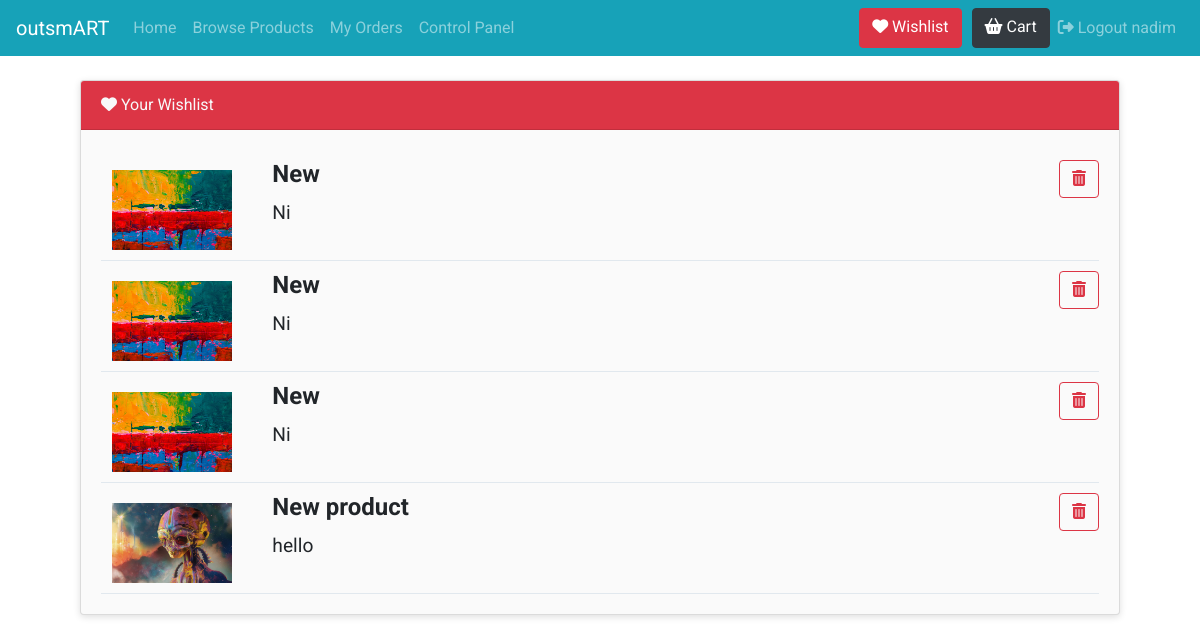
/products/wishlist (signed in), run on an earlier commit of the app's database.
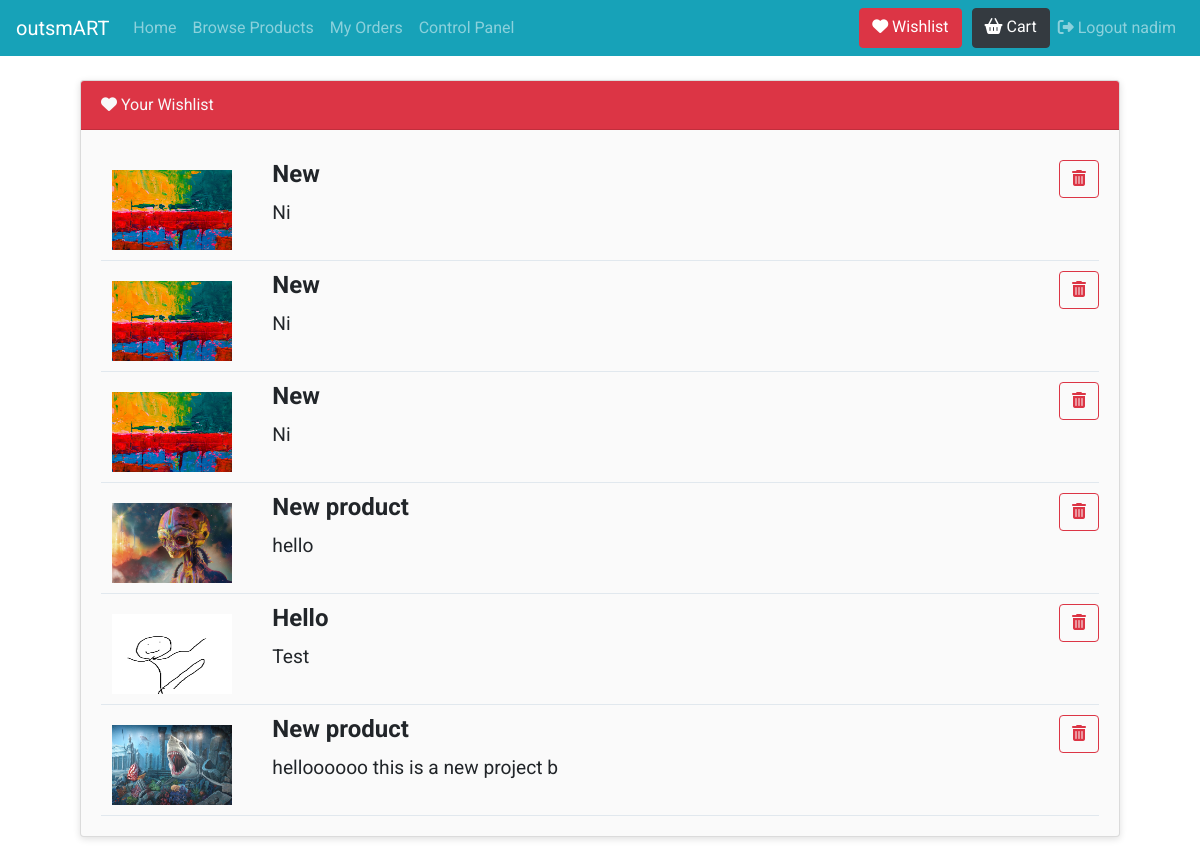
And on a later commit of the database.
### products/models.py (models this page shows, shortened)
class Wishlist(models.Model):
    owner = models.ForeignKey(User, on_delete=models.CASCADE)
    product = models.ForeignKey(ProductPost, on_delete=models.CASCADE)

class ProductPost(models.Model):
    owner = models.ForeignKey(User, on_delete=models.CASCADE)
    title = models.CharField(max_length=100)
    summary = models.TextField(max_length=200,default="No Summary")
    descrip = models.TextField(max_length=10000)
    stock = models.IntegerField(default=0)
    tags = models.CharField(max_length=10000)
    image = models.FileField()
    created = models.DateTimeField(auto_now_add=True)
    price = models.DecimalField(max_digits=10, decimal_places=2)
    rating =  models.IntegerField(default=0,
        validators=[
            MaxValueValidator(10),
            MinValueValidator(0)
        ])
    sold = models.IntegerField(default=0)
    revenue = models.DecimalField(default=0,max_digits=10, decimal_places=2)

### products/views.py (the view)
# urls.py: path('wishlist', views.my_wishlist, name='wishlist'),
@login_required
def my_wishlist(request):
    context = {'products': Wishlist.objects.filter(owner=request.user)}
    return render(request,'products/wishlist.html',context)

### templates/products/wishlist.html (shortened to what this page needs)
{% extends 'base.html' %}
{% block content %}
{% load static %}
<link rel="stylesheet" href="{% static 'products/productstyle.css' %}" type="text/css">
<div class="container">
    <div class="card shopping-cart">
             <div class="card-header bg-danger text-light">
                 <i class="fas fa-heart" aria-hidden="true"></i>
                 Your Wishlist
             </div>
             <div class="card-body">
                {% for p in products %}
                     <div class="wishProduct">
                        <div class="row">
                            <div class="col-12 col-sm-12 col-md-2 text-center">
                                    <img class="img-responsive" src="{{p.product.image.url}}" alt="prewiew" width="120" height="80">
                            </div>
                            <div class="col-12 text-sm-center col-sm-12 text-md-left col-md-6">
                                <h4 class="product-name"><strong>{{p.product.title}}</strong></h4>
                                <h4>
                                    <small>{{p.product.summary}}</small>
                                </h4>
                            </div>
                            <div class="col-md-4 text-right">
                                <button type="button" class="btn btn-outline-danger btn-xs">
                                    <i class="fa fa-trash" aria-hidden="true"></i>
                                </button>
                            </div>
                        </div>
                     </div>
                {% endfor %}
             </div>
         </div>
 </div>
{% endblock %}

What changed in the data, as far as the page shows it:
added Wishlist: product.image (picture), product "Hello", product.summary "Test"
added Wishlist: product.image (picture), product "New product", product.summary "helloooooo this is a new project b"
